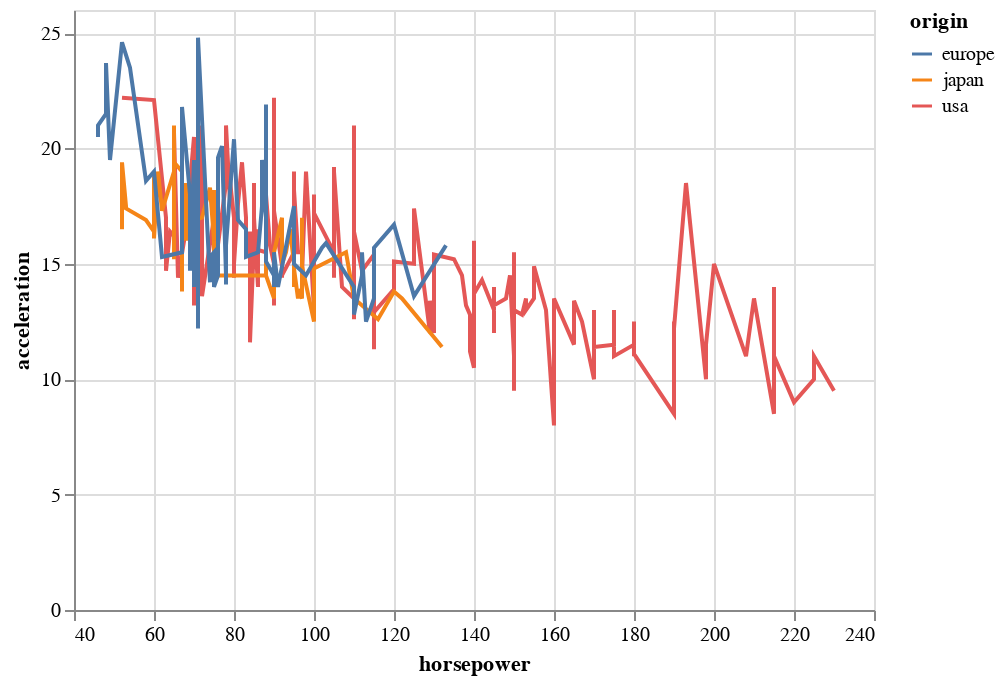

Notebook code for this chart:
### Code cell
alt.Chart(df).mark_line().encode(
    alt.X('horsepower'),
    alt.Y('acceleration'),
    alt.Color('origin')
    )

### Figure 1 — Vega-Lite specification as saved in the notebook (floating-point values rounded to 4 significant figures; data arrays with more than 128 entries replaced by an {"elided": "..."} marker saying what was removed)
{"config": {"view": {"continuousWidth": 400, "continuousHeight": 300}}, "data": {"name": "data-f1198cc0481ad698d7dc4699e0a3efa7"}, "mark": "line", "encoding": {"color": {"field": "origin", "type": "nominal"}, "x": {"field": "horsepower", "type": "quantitative"}, "y": {"field": "acceleration", "type": "quantitative"}}, "$schema": "https://vega.github.io/schema/vega-lite/v4.17.0.json", "datasets": {"data-f1198cc0481ad698d7dc4699e0a3efa7": {"elided": "398 records"}}}
